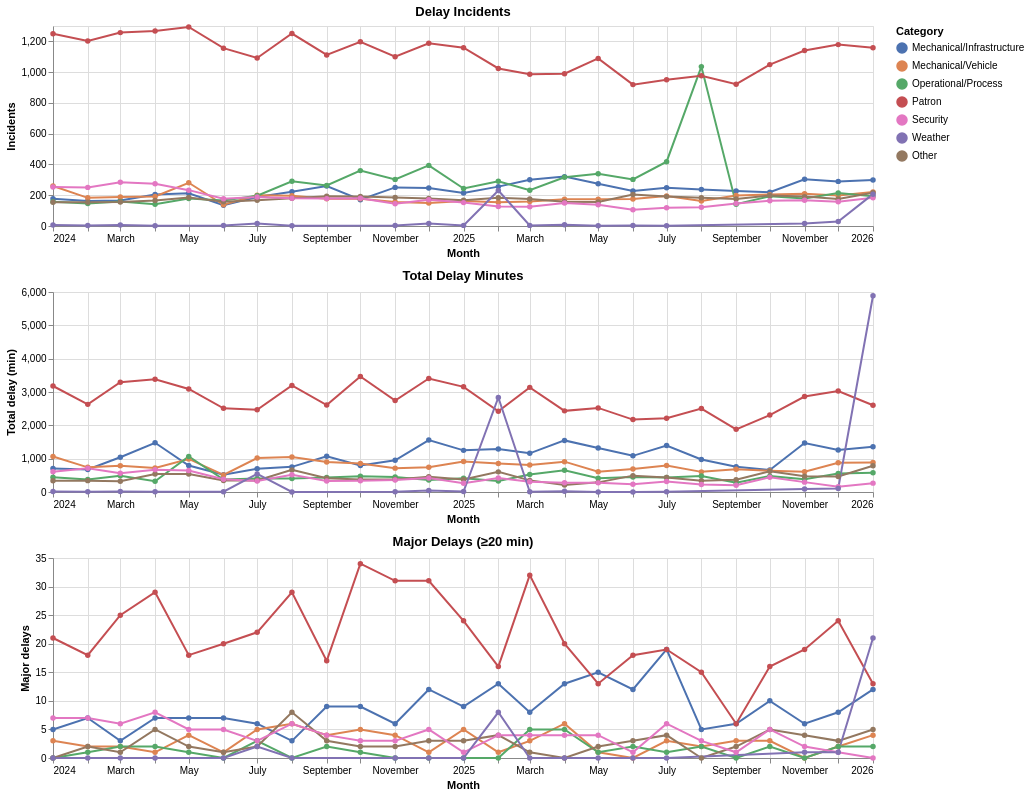

This figure's notebook cell:
### Markdown cell above
## 5. Recent 24 Months — All Three Metrics

Zooms in on the most recent two years for a clearer view of current trends.

### Code cell
cutoff = df["date"].max().replace(year=df["date"].max().year - 2)
recent = df.filter(pl.col("date") >= cutoff)

base = alt.Chart(recent).encode(
    x=alt.X("date:T", title="Month"),
    color=alt.Color("category:N", title="Category", scale=color_scale),
)

r1 = base.mark_line(point=True).encode(
    y=alt.Y("delays:Q", title="Incidents"),
    tooltip=[alt.Tooltip("date:T", format="%b %Y"), "category", "delays"],
).properties(title="Delay Incidents", width=820, height=200)

r2 = base.mark_line(point=True).encode(
    y=alt.Y("total_delay:Q", title="Total delay (min)"),
    tooltip=[alt.Tooltip("date:T", format="%b %Y"), "category", alt.Tooltip("total_delay:Q", title="Total min")],
).properties(title="Total Delay Minutes", width=820, height=200)

r3 = base.mark_line(point=True).encode(
    y=alt.Y("major_delays:Q", title="Major delays"),
    tooltip=[alt.Tooltip("date:T", format="%b %Y"), "category", "major_delays"],
).properties(title="Major Delays (≥20 min)", width=820, height=200)

alt.vconcat(r1, r2, r3).properties(spacing=10)

### Figure 1 — Vega-Lite specification as saved in the notebook (floating-point values rounded to 4 significant figures; data arrays with more than 128 entries replaced by an {"elided": "..."} marker saying what was removed)
{"config": {"view": {"continuousWidth": 300, "continuousHeight": 300}}, "vconcat": [{"mark": {"type": "line", "point": true}, "encoding": {"color": {"field": "category", "scale": {"domain": ["Mechanical/Infrastructure", "Mechanical/Vehicle", "Operational/Process", "Patron", "Security", "Weather", "Other"], "range": ["#4C72B0", "#DD8452", "#55A868", "#C44E52", "#E377C2", "#8172B3", "#937860"]}, "title": "Category", "type": "nominal"}, "tooltip": [{"field": "date", "format": "%b %Y", "type": "temporal"}, {"field": "category", "type": "nominal"}, {"field": "delays", "type": "quantitative"}], "x": {"field": "date", "title": "Month", "type": "temporal"}, "y": {"field": "delays", "title": "Incidents", "type": "quantitative"}}, "height": 200, "title": "Delay Incidents", "width": 820}, {"mark": {"type": "line", "point": true}, "encoding": {"color": {"field": "category", "scale": {"domain": ["Mechanical/Infrastructure", "Mechanical/Vehicle", "Operational/Process", "Patron", "Security", "Weather", "Other"], "range": ["#4C72B0", "#DD8452", "#55A868", "#C44E52", "#E377C2", "#8172B3", "#937860"]}, "title": "Category", "type": "nominal"}, "tooltip": [{"field": "date", "format": "%b %Y", "type": "temporal"}, {"field": "category", "type": "nominal"}, {"field": "total_delay", "title": "Total min", "type": "quantitative"}], "x": {"field": "date", "title": "Month", "type": "temporal"}, "y": {"field": "total_delay", "title": "Total delay (min)", "type": "quantitative"}}, "height": 200, "title": "Total Delay Minutes", "width": 820}, {"mark": {"type": "line", "point": true}, "encoding": {"color": {"field": "category", "scale": {"domain": ["Mechanical/Infrastructure", "Mechanical/Vehicle", "Operational/Process", "Patron", "Security", "Weather", "Other"], "range": ["#4C72B0", "#DD8452", "#55A868", "#C44E52", "#E377C2", "#8172B3", "#937860"]}, "title": "Category", "type": "nominal"}, "tooltip": [{"field": "date", "format": "%b %Y", "type": "temporal"}, {"field": "category", "type": "nominal"}, {"field": "major_delays", "type": "quantitative"}], "x": {"field": "date", "title": "Month", "type": "temporal"}, "y": {"field": "major_delays", "title": "Major delays", "type": "quantitative"}}, "height": 200, "title": "Major Delays (≥20 min)", "width": 820}], "data": {"name": "data-5faf3fac2db2c7a9feb651ab503a64f0"}, "spacing": 10, "$schema": "https://vega.github.io/schema/vega-lite/v6.4.1.json", "datasets": {"data-5faf3fac2db2c7a9feb651ab503a64f0": {"elided": "169 records"}}}
